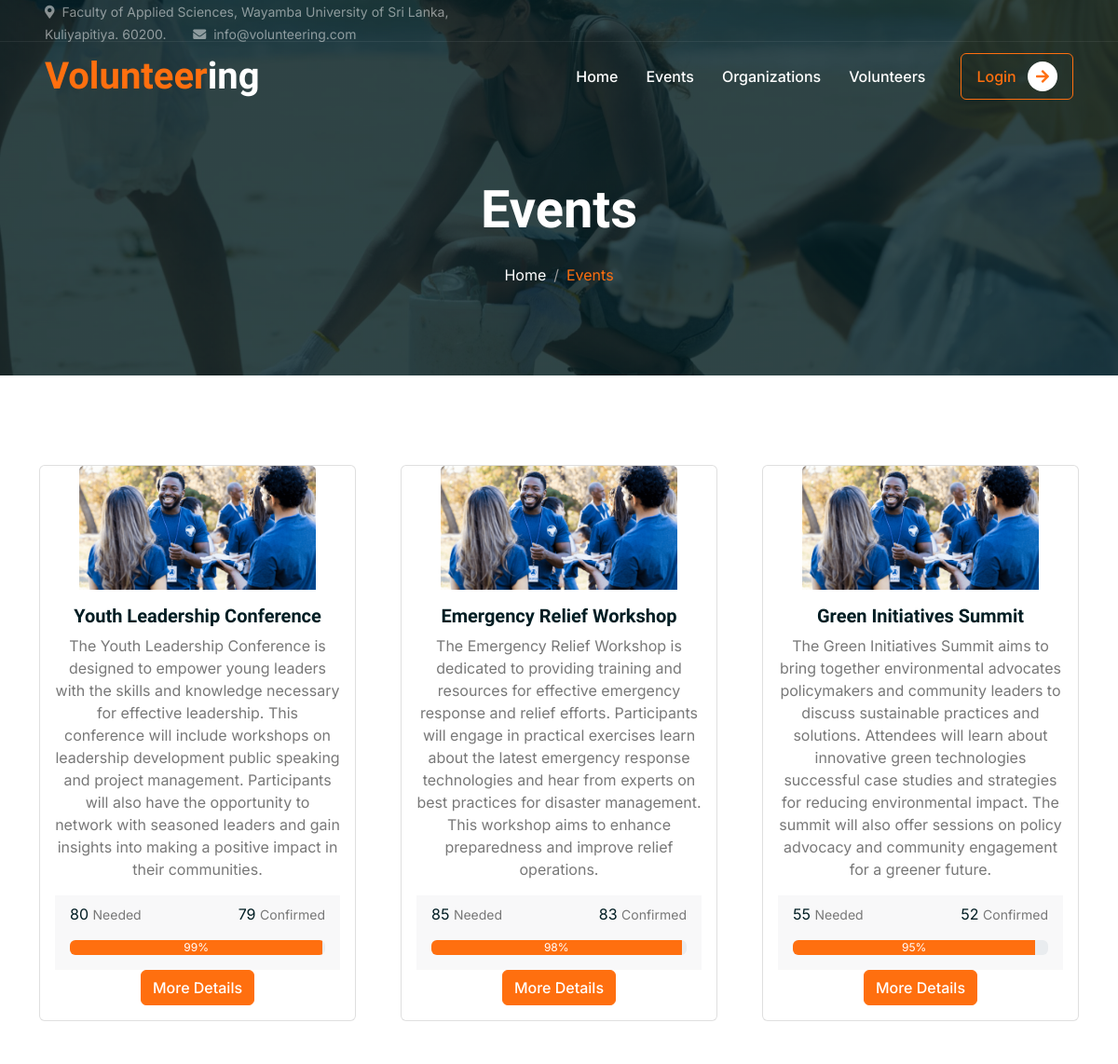
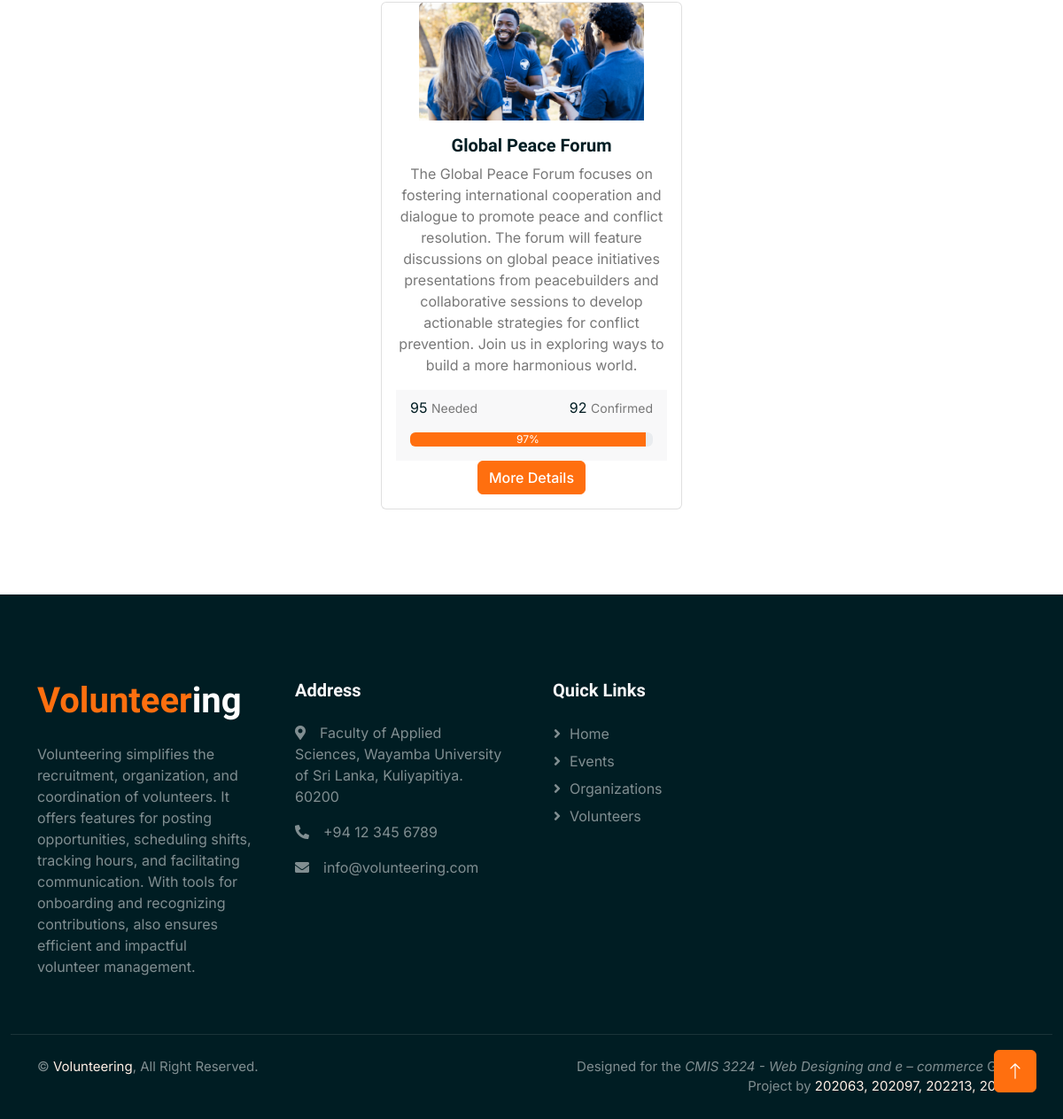
Screenshot of /events.php with the database file from the repository (2 pictures, top to bottom).
### tables this page shows
CREATE TABLE `event` (
  `eventID` int(11) NOT NULL,
  `eventName` text NOT NULL,
  `eventDesc` text NOT NULL,
  `eventStart` datetime NOT NULL,
  `eventEnd` datetime NOT NULL,
  `eventNeed` int(11) NOT NULL,
  `eventConfirm` int(11) NOT NULL,
  `orgID` int(11) NOT NULL,
  `eventApproval` text NOT NULL,
  `eventImg` text NOT NULL
);

### events.php (the view, shortened to what this page needs)
<?php
include_once ('includes/config.php');
$currentDate = date('Y-m-d H:i:s');
$sql = "SELECT * FROM event WHERE eventApproval = 'Approved' AND eventStart >= '$currentDate'";
$result = mysqli_query($con, $sql);
$events = [];
if (mysqli_num_rows($result) > 0) {
    while ($row = mysqli_fetch_assoc($result)) {
        $events[] = $row;
    }
}
?>
<!DOCTYPE html>
<html lang="en">
<?php include_once ('includes/header.php'); ?>
<body>
    <?php include_once ('includes/navbar.php'); ?>
    <div class="container-fluid page-header mb-5 wow fadeIn" data-wow-delay="0.1s">
        <div class="container text-center">
            <h1 class="display-4 text-white animated slideInDown mb-4">Events</h1>
            <nav aria-label="breadcrumb animated slideInDown">
                <ol class="breadcrumb justify-content-center mb-0">
                    <li class="breadcrumb-item"><a class="text-white" href="index.php">Home</a></li>
                    <li class="breadcrumb-item text-primary active" aria-current="page">Events</li>
                </ol>
            </nav>
        </div>
    </div>
    <div class="container-xxl py-5">
        <div class="container">
            <div class="row g-5 justify-content-center">
                <?php foreach ($events as $event):
                    $percentage = round(($event['eventConfirm'] / $event['eventNeed']) * 100);
                    ?>
                <div class="col-lg-4 col-md-6 wow fadeInUp" data-wow-delay="0.1s">
                    <div class="card d-flex justify-content-center">
                        <img src="uploads/<?php echo htmlspecialchars($event['eventImg']); ?>"
                            class="card-img-top mx-auto" alt="<?php echo htmlspecialchars($event['eventName']); ?>"
                            style="width: 75%; height: 75%;" />
                        <div class="card-body text-center">
                            <h5 class="card-title"><?php echo htmlspecialchars($event['eventName']); ?></h5>
                            <p class="card-text"><?php echo htmlspecialchars($event['eventDesc']); ?></p>
                            <div class="causes-press bg-light p-3 pt-2">
                                <div class="d-flex justify-content-between">
                                    <p class="text-dark">
                                        <?php echo htmlspecialchars($event['eventNeed']); ?> <small
                                            class="text-body">Needed</small>
                                    </p>
                                    <p class="text-dark">
                                        <?php echo htmlspecialchars($event['eventConfirm']); ?> <small
                                            class="text-body">Confirmed</small>
                                    </p>
                                </div>
                                <div class="progress">
                                    <div class="progress-bar" role="progressbar"
                                        aria-valuenow="<?php echo htmlspecialchars($event['eventConfirm']); ?>"
                                        aria-valuemin="0"
                                        aria-valuemax="<?php echo htmlspecialchars($event['eventNeed']); ?>"
                                        style="width: <?php echo $percentage; ?>%;">
                                        <span><?php echo $percentage; ?>%</span>
                                    </div>
                                </div>
                            </div>
                            <a href="event-details.php?event_id=<?php echo htmlspecialchars($event['eventID']); ?>"
                                class="btn btn-primary">More Details</a>
                        </div>
                    </div>
                </div>
                <?php endforeach; ?>
            </div>
        </div>
    </div>
    <?php include_once ('includes/footer.php'); ?>
</body>
</html>

### css/style.css (style rules this page uses)
:root { --primary: #FF6F0F; --secondary: #FFF0E6; --light: #F8F8F9; --dark: #001D23; }
.btn { font-weight: 500; transition: .5s; }
.btn.btn-primary, .btn.btn-outline-primary:hover { color: #FFFFFF; }
.page-header { padding-top: 12rem; padding-bottom: 6rem; background: linear-gradient(rgba(0, 29, 35, .8), rgba(0, 29, 35, .8)), url(../img/carousel-1.jpg) center center no-repeat; background-size: cover; }
.page-header .breadcrumb-item+.breadcrumb-item::before { color: #999999; }

### rows the page displays
event: eventImg (picture), eventName "Youth Leadership Conference", eventDesc "The Youth Leadership Conference is designed to empower young leaders with the skills and knowledge necessary for effective leadership. This conference will include workshops on leadership development public speaking and project management. Participants will also have the opportunity to network with seasoned leaders and gain insights into making a positive impact in their communities.", eventNeed "80", eventConfirm "79", percentage "99"
event: eventImg (picture), eventName "Emergency Relief Workshop", eventDesc "The Emergency Relief Workshop is dedicated to providing training and resources for effective emergency response and relief efforts. Participants will engage in practical exercises learn about the latest emergency response technologies and hear from experts on best practices for disaster management. This workshop aims to enhance preparedness and improve relief operations.", eventNeed "85", eventConfirm "83", percentage "98"
event: eventImg (picture), eventName "Green Initiatives Summit", eventDesc "The Green Initiatives Summit aims to bring together environmental advocates policymakers and community leaders to discuss sustainable practices and solutions. Attendees will learn about innovative green technologies successful case studies and strategies for reducing environmental impact. The summit will also offer sessions on policy advocacy and community engagement for a greener future.", eventNeed "55", eventConfirm "52", percentage "95"
event: eventImg (picture), eventName "Global Peace Forum", eventDesc "The Global Peace Forum focuses on fostering international cooperation and dialogue to promote peace and conflict resolution. The forum will feature discussions on global peace initiatives presentations from peacebuilders and collaborative sessions to develop actionable strategies for conflict prevention. Join us in exploring ways to build a more harmonious world.", eventNeed "95", eventConfirm "92", percentage "97"
